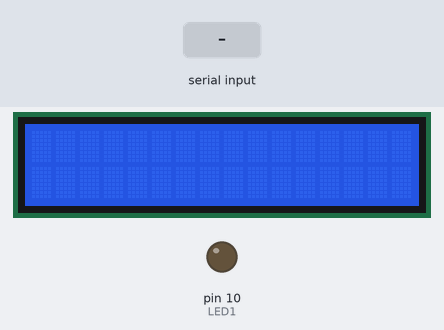
A sketch run on a simulated Arduino Uno, built with avr-gcc and run on an emulated ATmega328P. Parts: 16×2 character LCD, output pins drawn as LEDs (lit = HIGH). The inputs (shaded band) are chosen by the test bench.

Above: at 1.2 s.
1.3 s: "1" received over Serial
At 2.5 s:
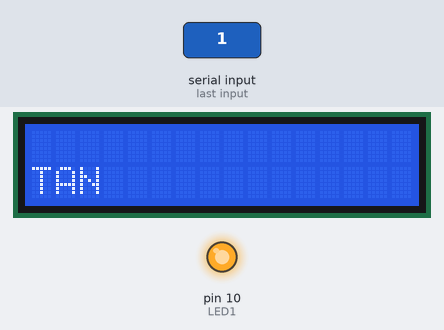
3.1 s: "2" received over Serial
At 4.5 s:
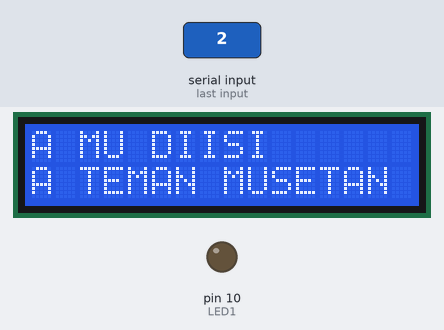
4.8 s: "0" received over Serial
At 6.0 s:
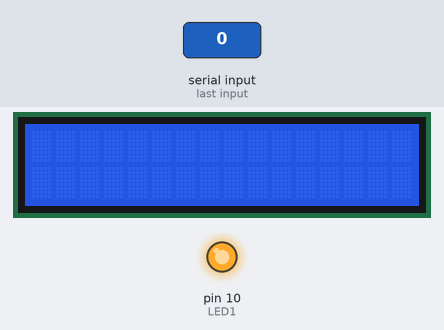
Timing chart, 0 to 7.8 s (numbered marks = the images above; inputs shaded):
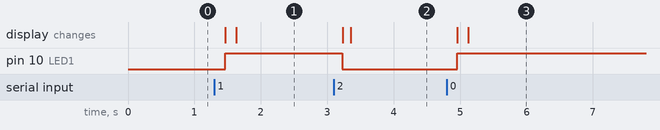

Measured:
- after the input at 1.3 s, pin 10 (LED1): LOW → HIGH after 0.16 s; the display: first changes after 0.17 s (image 1 shows a later state)
- after the input at 3.1 s, pin 10 (LED1): HIGH → LOW after 0.13 s; the display: first changes after 0.13 s (image 2 shows a later state)
- after the input at 4.8 s, pin 10 (LED1): LOW → HIGH after 0.16 s; the display: first changes after 0.16 s (image 3 shows a later state)

The sketch:

salve.ino
```cpp
//Reciever
 #include <LiquidCrystal.h>
const int rs = 12, en = 11, d4 = 5, d5 = 4, d6 = 3, d7 = 2;
LiquidCrystal lcd(rs, en, d4, d5, d6, d7);

int LED1 = 10;
char message;

void setup() {

   lcd.begin(16, 2);
  Serial.begin(9600);
  pinMode(LED1, OUTPUT);

}

void loop() {

  if(Serial.available())
  {
    message = Serial.read();
    if(message == '2')
    {
      digitalWrite(LED1, 0);
      int x;
    lcd.setCursor(1, 0);
    lcd.print("NAMA MU DIISI ");
    lcd.setCursor(1, 1);
    lcd.print("NAMA TEMAN MU");
    for (x = 0 ; x < 12 ; x++)
    {
      lcd.scrollDisplayRight();
      delay(10);
    }
    }
  else
{
digitalWrite(LED1, 1);
int z;
    lcd.setCursor(1, 0);
    lcd.print("NIM MU SETAN");
    lcd.setCursor(1, 1);
    lcd.print("NIM TEMAN MU SETAN");
    for (z = 0 ; z < 16 ; z++)
    {
      lcd.scrollDisplayLeft();
      delay(10);
    }
}

  }
  delay(200);

}
```
